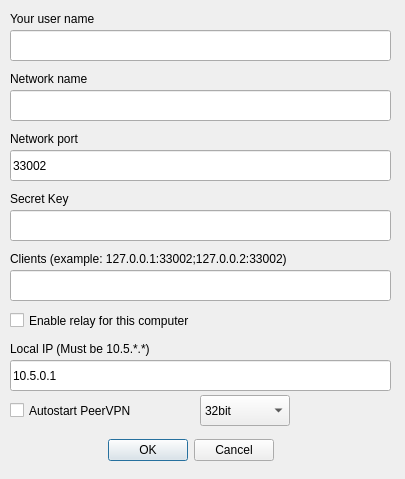
<?xml version="1.0" encoding="UTF-8"?>
<ui version="4.0">
 <class>EditConnectionDialog</class>
 <widget class="QDialog" name="EditConnectionDialog">
  <property name="geometry">
   <rect>
    <x>0</x>
    <y>0</y>
    <width>405</width>
    <height>479</height>
   </rect>
  </property>
  <property name="windowTitle">
   <string>Edit connection</string>
  </property>
  <widget class="QDialogButtonBox" name="buttonBox">
   <property name="geometry">
    <rect>
     <x>0</x>
     <y>430</y>
     <width>381</width>
     <height>41</height>
    </rect>
   </property>
   <property name="orientation">
    <enum>Qt::Horizontal</enum>
   </property>
   <property name="standardButtons">
    <set>QDialogButtonBox::Cancel|QDialogButtonBox::Ok</set>
   </property>
   <property name="centerButtons">
    <bool>true</bool>
   </property>
  </widget>
  <widget class="QLineEdit" name="userNameEdit">
   <property name="geometry">
    <rect>
     <x>10</x>
     <y>30</y>
     <width>381</width>
     <height>31</height>
    </rect>
   </property>
  </widget>
  <widget class="QLineEdit" name="connectionNameEdit">
   <property name="geometry">
    <rect>
     <x>10</x>
     <y>90</y>
     <width>381</width>
     <height>31</height>
    </rect>
   </property>
  </widget>
  <widget class="QLineEdit" name="clientPortEdit">
   <property name="geometry">
    <rect>
     <x>10</x>
     <y>150</y>
     <width>381</width>
     <height>31</height>
    </rect>
   </property>
   <property name="text">
    <string>33002</string>
   </property>
  </widget>
  <widget class="QLineEdit" name="secretKeyEdit">
   <property name="geometry">
    <rect>
     <x>10</x>
     <y>210</y>
     <width>381</width>
     <height>31</height>
    </rect>
   </property>
  </widget>
  <widget class="QLineEdit" name="connectStringEdit">
   <property name="geometry">
    <rect>
     <x>10</x>
     <y>270</y>
     <width>381</width>
     <height>31</height>
    </rect>
   </property>
  </widget>
  <widget class="QCheckBox" name="enableRelay">
   <property name="geometry">
    <rect>
     <x>10</x>
     <y>310</y>
     <width>381</width>
     <height>21</height>
    </rect>
   </property>
   <property name="text">
    <string>Enable relay for this computer</string>
   </property>
  </widget>
  <widget class="QLineEdit" name="localIpEdit">
   <property name="geometry">
    <rect>
     <x>10</x>
     <y>360</y>
     <width>381</width>
     <height>31</height>
    </rect>
   </property>
   <property name="text">
    <string>10.5.0.1</string>
   </property>
  </widget>
  <widget class="QLabel" name="label_1">
   <property name="geometry">
    <rect>
     <x>10</x>
     <y>190</y>
     <width>151</width>
     <height>17</height>
    </rect>
   </property>
   <property name="text">
    <string>Secret Key</string>
   </property>
  </widget>
  <widget class="QLabel" name="label_2">
   <property name="geometry">
    <rect>
     <x>10</x>
     <y>250</y>
     <width>371</width>
     <height>17</height>
    </rect>
   </property>
   <property name="text">
    <string>Clients (example: 127.0.0.1:33002;127.0.0.2:33002)</string>
   </property>
  </widget>
  <widget class="QLabel" name="label_4">
   <property name="geometry">
    <rect>
     <x>10</x>
     <y>70</y>
     <width>151</width>
     <height>17</height>
    </rect>
   </property>
   <property name="text">
    <string>Network name</string>
   </property>
  </widget>
  <widget class="QLabel" name="label_5">
   <property name="geometry">
    <rect>
     <x>10</x>
     <y>10</y>
     <width>151</width>
     <height>17</height>
    </rect>
   </property>
   <property name="text">
    <string>Your user name</string>
   </property>
  </widget>
  <widget class="QLabel" name="label_6">
   <property name="geometry">
    <rect>
     <x>10</x>
     <y>130</y>
     <width>151</width>
     <height>17</height>
    </rect>
   </property>
   <property name="text">
    <string>Network port</string>
   </property>
  </widget>
  <widget class="QLabel" name="label_3">
   <property name="geometry">
    <rect>
     <x>10</x>
     <y>340</y>
     <width>371</width>
     <height>17</height>
    </rect>
   </property>
   <property name="text">
    <string>Local IP (Must be 10.5.*.*)</string>
   </property>
  </widget>
  <widget class="QCheckBox" name="autoStartPeerVPN">
   <property name="geometry">
    <rect>
     <x>10</x>
     <y>400</y>
     <width>381</width>
     <height>21</height>
    </rect>
   </property>
   <property name="text">
    <string>Autostart PeerVPN</string>
   </property>
  </widget>
  <widget class="QComboBox" name="vpnVersion">
   <property name="geometry">
    <rect>
     <x>200</x>
     <y>395</y>
     <width>90</width>
     <height>31</height>
    </rect>
   </property>
   <item>
    <property name="text">
     <string>32bit</string>
    </property>
   </item>
   <item>
    <property name="text">
     <string>64bit</string>
    </property>
   </item>
  </widget>
 </widget>
 <resources/>
 <connections>
  <connection>
   <sender>buttonBox</sender>
   <signal>accepted()</signal>
   <receiver>EditConnectionDialog</receiver>
   <slot>accept()</slot>
   <hints>
    <hint type="sourcelabel">
     <x>248</x>
     <y>254</y>
    </hint>
    <hint type="destinationlabel">
     <x>157</x>
     <y>274</y>
    </hint>
   </hints>
  </connection>
  <connection>
   <sender>buttonBox</sender>
   <signal>rejected()</signal>
   <receiver>EditConnectionDialog</receiver>
   <slot>reject()</slot>
   <hints>
    <hint type="sourcelabel">
     <x>316</x>
     <y>260</y>
    </hint>
    <hint type="destinationlabel">
     <x>286</x>
     <y>274</y>
    </hint>
   </hints>
  </connection>
 </connections>
</ui>
